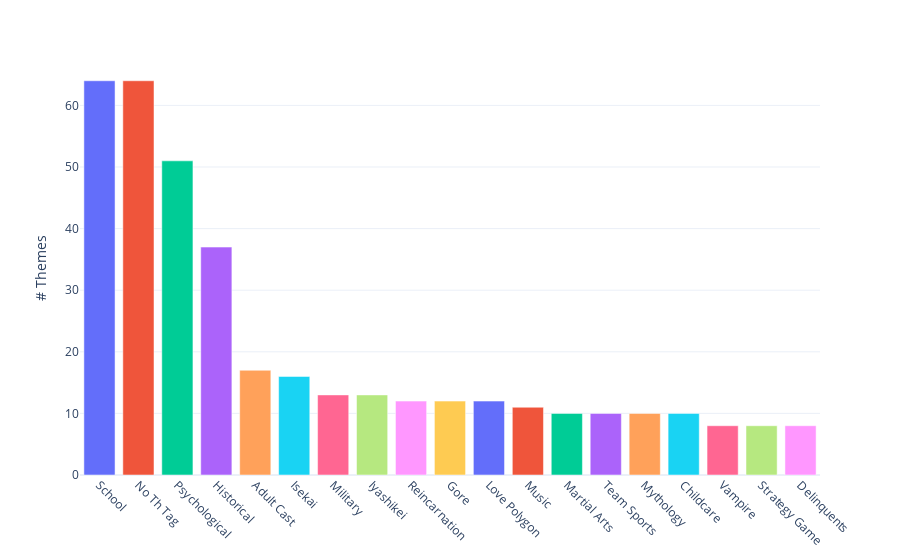

Source (notebook cell):
### Code cell
fig = px.bar(x = themes_manga.sum().sort_values(ascending=False)[1:20].index, 
             y =themes_manga.sum().sort_values(ascending=False)[1:20].values, 
             color = themes_manga.sum()[1:20].index, template= "plotly_white")
fig.layout.update(showlegend = False, yaxis_title="# Themes", xaxis_title=None)
fig.update_xaxes(tickangle=45)
fig.update_yaxes(tickvals = np.arange(0,61,10))
fig.show()

### Figure 1 — Plotly figure (JSON) as saved in the notebook; plotly's stock layout.template omitted (floating-point values rounded to 4 significant figures)
{"data": [{"alignmentgroup": "True", "hovertemplate": "color=Anthropomorphic<br>x=%{x}<br>y=%{y}<extra></extra>", "legendgroup": "Anthropomorphic", "marker": {"color": "#636efa", "pattern": {"shape": ""}}, "name": "Anthropomorphic", "offsetgroup": "Anthropomorphic", "orientation": "v", "showlegend": true, "textposition": "auto", "type": "bar", "x": ["School"], "xaxis": "x", "y": [64], "yaxis": "y"}, {"alignmentgroup": "True", "hovertemplate": "color=CGDCT<br>x=%{x}<br>y=%{y}<extra></extra>", "legendgroup": "CGDCT", "marker": {"color": "#EF553B", "pattern": {"shape": ""}}, "name": "CGDCT", "offsetgroup": "CGDCT", "orientation": "v", "showlegend": true, "textposition": "auto", "type": "bar", "x": ["No Th Tag"], "xaxis": "x", "y": [64], "yaxis": "y"}, {"alignmentgroup": "True", "hovertemplate": "color=Childcare<br>x=%{x}<br>y=%{y}<extra></extra>", "legendgroup": "Childcare", "marker": {"color": "#00cc96", "pattern": {"shape": ""}}, "name": "Childcare", "offsetgroup": "Childcare", "orientation": "v", "showlegend": true, "textposition": "auto", "type": "bar", "x": ["Psychological"], "xaxis": "x", "y": [51], "yaxis": "y"}, {"alignmentgroup": "True", "hovertemplate": "color=Combat Sports<br>x=%{x}<br>y=%{y}<extra></extra>", "legendgroup": "Combat Sports", "marker": {"color": "#ab63fa", "pattern": {"shape": ""}}, "name": "Combat Sports", "offsetgroup": "Combat Sports", "orientation": "v", "showlegend": true, "textposition": "auto", "type": "bar", "x": ["Historical"], "xaxis": "x", "y": [37], "yaxis": "y"}, {"alignmentgroup": "True", "hovertemplate": "color=Crossdressing<br>x=%{x}<br>y=%{y}<extra></extra>", "legendgroup": "Crossdressing", "marker": {"color": "#FFA15A", "pattern": {"shape": ""}}, "name": "Crossdressing", "offsetgroup": "Crossdressing", "orientation": "v", "showlegend": true, "textposition": "auto", "type": "bar", "x": ["Adult Cast"], "xaxis": "x", "y": [17], "yaxis": "y"}, {"alignmentgroup": "True", "hovertemplate": "color=Delinquents<br>x=%{x}<br>y=%{y}<extra></extra>", "legendgroup": "Delinquents", "marker": {"color": "#19d3f3", "pattern": {"shape": ""}}, "name": "Delinquents", "offsetgroup": "Delinquents", "orientation": "v", "showlegend": true, "textposition": "auto", "type": "bar", "x": ["Isekai"], "xaxis": "x", "y": [16], "yaxis": "y"}, {"alignmentgroup": "True", "hovertemplate": "color=Detective<br>x=%{x}<br>y=%{y}<extra></extra>", "legendgroup": "Detective", "marker": {"color": "#FF6692", "pattern": {"shape": ""}}, "name": "Detective", "offsetgroup": "Detective", "orientation": "v", "showlegend": true, "textposition": "auto", "type": "bar", "x": ["Military"], "xaxis": "x", "y": [13], "yaxis": "y"}, {"alignmentgroup": "True", "hovertemplate": "color=Gag Humor<br>x=%{x}<br>y=%{y}<extra></extra>", "legendgroup": "Gag Humor", "marker": {"color": "#B6E880", "pattern": {"shape": ""}}, "name": "Gag Humor", "offsetgroup": "Gag Humor", "orientation": "v", "showlegend": true, "textposition": "auto", "type": "bar", "x": ["Iyashikei"], "xaxis": "x", "y": [13], "yaxis": "y"}, {"alignmentgroup": "True", "hovertemplate": "color=Gore<br>x=%{x}<br>y=%{y}<extra></extra>", "legendgroup": "Gore", "marker": {"color": "#FF97FF", "pattern": {"shape": ""}}, "name": "Gore", "offsetgroup": "Gore", "orientation": "v", "showlegend": true, "textposition": "auto", "type": "bar", "x": ["Reincarnation"], "xaxis": "x", "y": [12], "yaxis": "y"}, {"alignmentgroup": "True", "hovertemplate": "color=Harem<br>x=%{x}<br>y=%{y}<extra></extra>", "legendgroup": "Harem", "marker": {"color": "#FECB52", "pattern": {"shape": ""}}, "name": "Harem", "offsetgroup": "Harem", "orientation": "v", "showlegend": true, "textposition": "auto", "type": "bar", "x": ["Gore"], "xaxis": "x", "y": [12], "yaxis": "y"}, {"alignmentgroup": "True", "hovertemplate": "color=High Stakes Game<br>x=%{x}<br>y=%{y}<extra></extra>", "legendgroup": "High Stakes Game", "marker": {"color": "#636efa", "pattern": {"shape": ""}}, "name": "High Stakes Game", "offsetgroup": "High Stakes Game", "orientation": "v", "showlegend": true, "textposition": "auto", "type": "bar", "x": ["Love Polygon"], "xaxis": "x", "y": [12], "yaxis": "y"}, {"alignmentgroup": "True", "hovertemplate": "color=Historical<br>x=%{x}<br>y=%{y}<extra></extra>", "legendgroup": "Historical", "marker": {"color": "#EF553B", "pattern": {"shape": ""}}, "name": "Historical", "offsetgroup": "Historical", "orientation": "v", "showlegend": true, "textposition": "auto", "type": "bar", "x": ["Music"], "xaxis": "x", "y": [11], "yaxis": "y"}, {"alignmentgroup": "True", "hovertemplate": "color=Isekai<br>x=%{x}<br>y=%{y}<extra></extra>", "legendgroup": "Isekai", "marker": {"color": "#00cc96", "pattern": {"shape": ""}}, "name": "Isekai", "offsetgroup": "Isekai", "orientation": "v", "showlegend": true, "textposition": "auto", "type": "bar", "x": ["Martial Arts"], "xaxis": "x", "y": [10], "yaxis": "y"}, {"alignmentgroup": "True", "hovertemplate": "color=Iyashikei<br>x=%{x}<br>y=%{y}<extra></extra>", "legendgroup": "Iyashikei", "marker": {"color": "#ab63fa", "pattern": {"shape": ""}}, "name": "Iyashikei", "offsetgroup": "Iyashikei", "orientation": "v", "showlegend": true, "textposition": "auto", "type": "bar", "x": ["Team Sports"], "xaxis": "x", "y": [10], "yaxis": "y"}, {"alignmentgroup": "True", "hovertemplate": "color=Love Polygon<br>x=%{x}<br>y=%{y}<extra></extra>", "legendgroup": "Love Polygon", "marker": {"color": "#FFA15A", "pattern": {"shape": ""}}, "name": "Love Polygon", "offsetgroup": "Love Polygon", "orientation": "v", "showlegend": true, "textposition": "auto", "type": "bar", "x": ["Mythology"], "xaxis": "x", "y": [10], "yaxis": "y"}, {"alignmentgroup": "True", "hovertemplate": "color=Mahou Shoujo<br>x=%{x}<br>y=%{y}<extra></extra>", "legendgroup": "Mahou Shoujo", "marker": {"color": "#19d3f3", "pattern": {"shape": ""}}, "name": "Mahou Shoujo", "offsetgroup": "Mahou Shoujo", "orientation": "v", "showlegend": true, "textposition": "auto", "type": "bar", "x": ["Childcare"], "xaxis": "x", "y": [10], "yaxis": "y"}, {"alignmentgroup": "True", "hovertemplate": "color=Martial Arts<br>x=%{x}<br>y=%{y}<extra></extra>", "legendgroup": "Martial Arts", "marker": {"color": "#FF6692", "pattern": {"shape": ""}}, "name": "Martial Arts", "offsetgroup": "Martial Arts", "orientation": "v", "showlegend": true, "textposition": "auto", "type": "bar", "x": ["Vampire"], "xaxis": "x", "y": [8], "yaxis": "y"}, {"alignmentgroup": "True", "hovertemplate": "color=Mecha<br>x=%{x}<br>y=%{y}<extra></extra>", "legendgroup": "Mecha", "marker": {"color": "#B6E880", "pattern": {"shape": ""}}, "name": "Mecha", "offsetgroup": "Mecha", "orientation": "v", "showlegend": true, "textposition": "auto", "type": "bar", "x": ["Strategy Game"], "xaxis": "x", "y": [8], "yaxis": "y"}, {"alignmentgroup": "True", "hovertemplate": "color=Medical<br>x=%{x}<br>y=%{y}<extra></extra>", "legendgroup": "Medical", "marker": {"color": "#FF97FF", "pattern": {"shape": ""}}, "name": "Medical", "offsetgroup": "Medical", "orientation": "v", "showlegend": true, "textposition": "auto", "type": "bar", "x": ["Delinquents"], "xaxis": "x", "y": [8], "yaxis": "y"}], "layout": {"autosize": true, "barmode": "relative", "legend": {"title": {"text": "color"}, "tracegroupgap": 0}, "margin": {"t": 60}, "showlegend": false, "xaxis": {"anchor": "y", "autorange": true, "domain": [0, 1], "range": [-0.5, 18.5], "tickangle": 45, "title": {}, "type": "category"}, "yaxis": {"anchor": "x", "autorange": true, "domain": [0, 1], "range": [0, 67.37], "tickvals": [0, 10, 20, 30, 40, 50, 60], "title": {"text": "# Themes"}, "type": "linear"}}}
